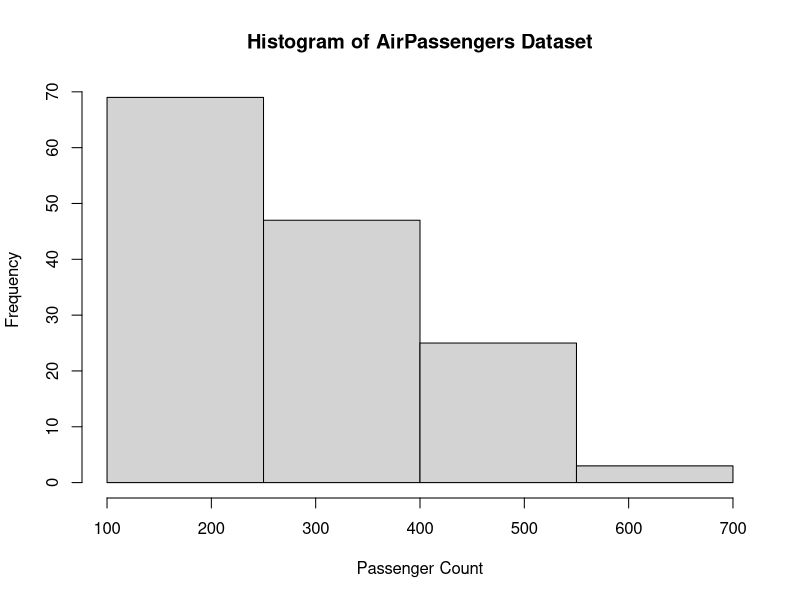

Recreate this plot in R.
data(AirPassengers)
bin_width <- 150
start_point <- 100
end_point <- 700
hist(AirPassengers, 
     xlim = c(start_point, end_point), 
     breaks = seq(start_point, end_point, by = bin_width), 
     main = "Histogram of AirPassengers Dataset",
     xlab = "Passenger Count",
     ylab = "Frequency")
